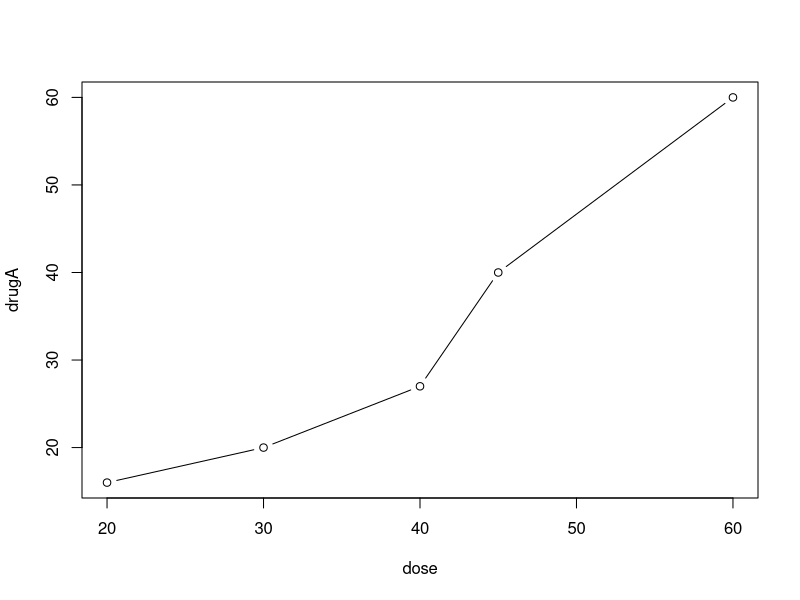
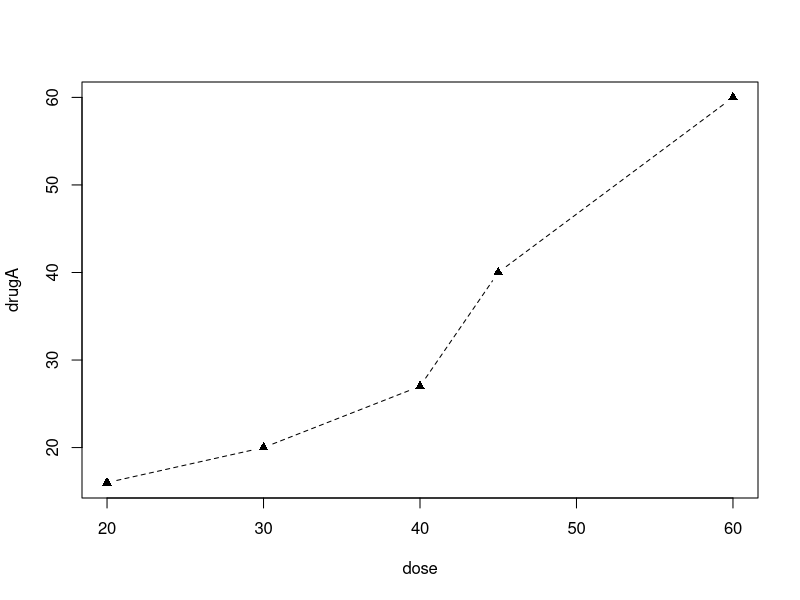
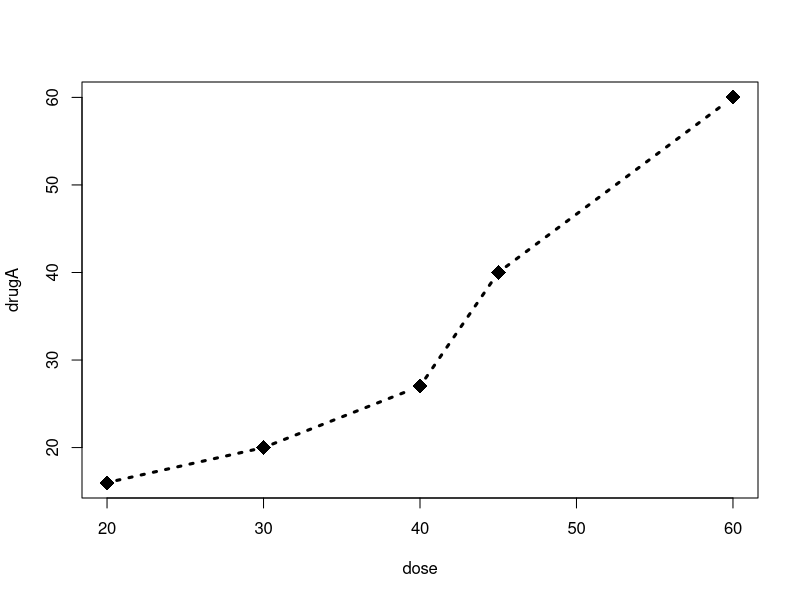
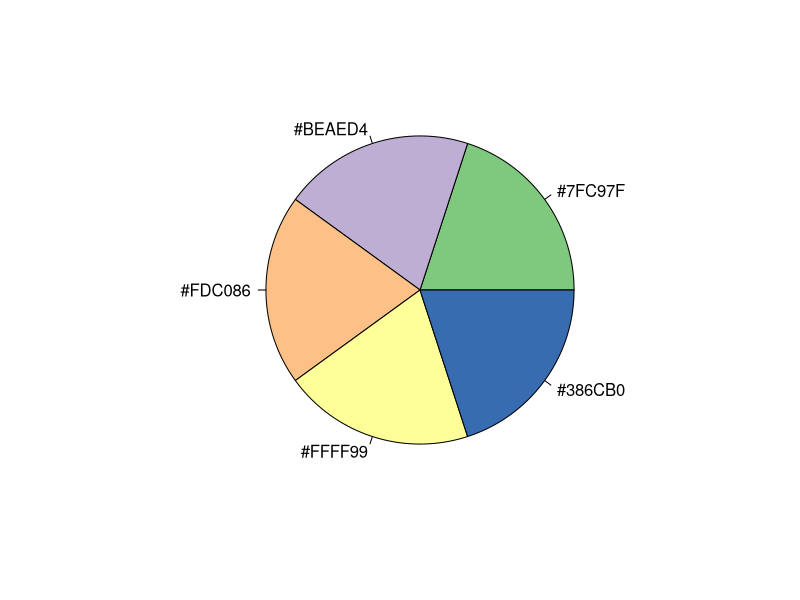
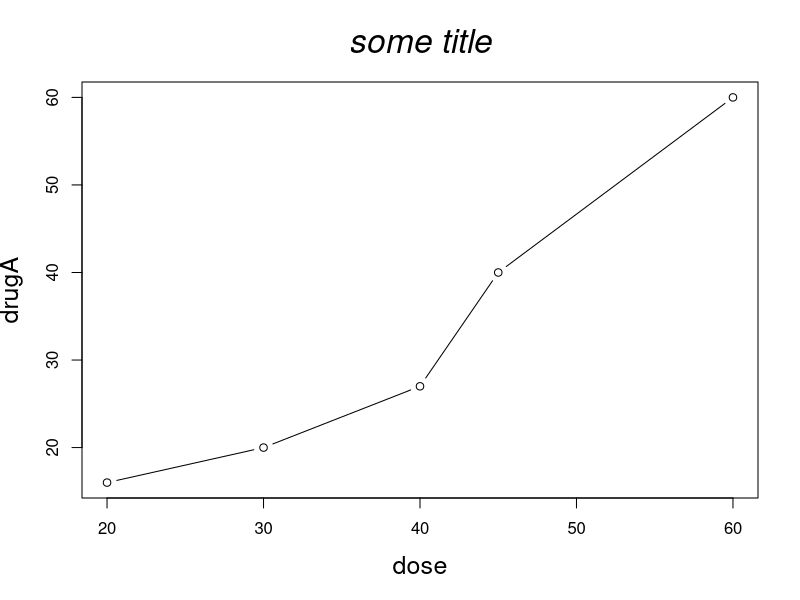
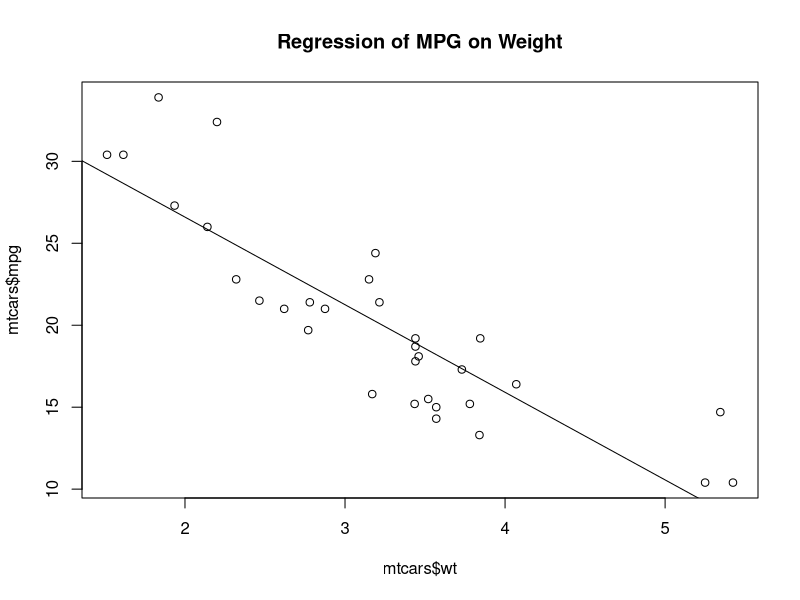

Reproduce these figures in R, in order. (Note: this script raises an error after producing the figures.)
library(RColorBrewer)

# Basic Plot and Output ---------------------------------------------------

# direct graphics to pdf instead of R output
pdf('first_plot.pdf', family = "Helvetica-Narrow")

  plot(mtcars$wt, mtcars$mpg)
  abline(lm(mpg ~ wt, data = mtcars))
  title("Regression of MPG on Weight")

dev.off() # turn off; graphics are directed to R output


# Basic Example -----------------------------------------------------------

dose <- c(20, 30, 40, 45, 60)
drugA <- c(16, 20, 27, 40, 60)
drugB <- c(15, 18, 25, 31, 40)

plot(dose, drugA, type = 'b') # b for BOTH lines and points


# Parameters --------------------------------------------------------------

default <- par(no.readonly = TRUE) # save defaults

par(lty = 2, pch = 17) # dashed line; triangular points
plot(dose, drugA, type = 'b')

par(default) # restore defaults

# use parameters inside plot()
plot(dose, drugA, type = 'b', 
     lty = 3, pch = 18, cex = 2, lwd = 3)

# lty = line type
# lwd = line width
# pch = point symbol
# cex = point size

# colors
n <- 5
thecolors <- brewer.pal(n, "Accent")
pie(rep(1, n), labels = thecolors, col = thecolors)

# text
par(
  cex       = 1,   # scale
  cex.lab   = 1.5,
  cex.main  = 2,
  font.lab  = 1,
  font.main = 3,
  family    = "sans"
)

plot(dose, drugA, type = 'b',
     main = "some title",
     ) # b for BOTH lines and points
  
# add font families
windowsFonts(
  Hack = "Hack",
  ohno = "Comic Sans MS"
)
